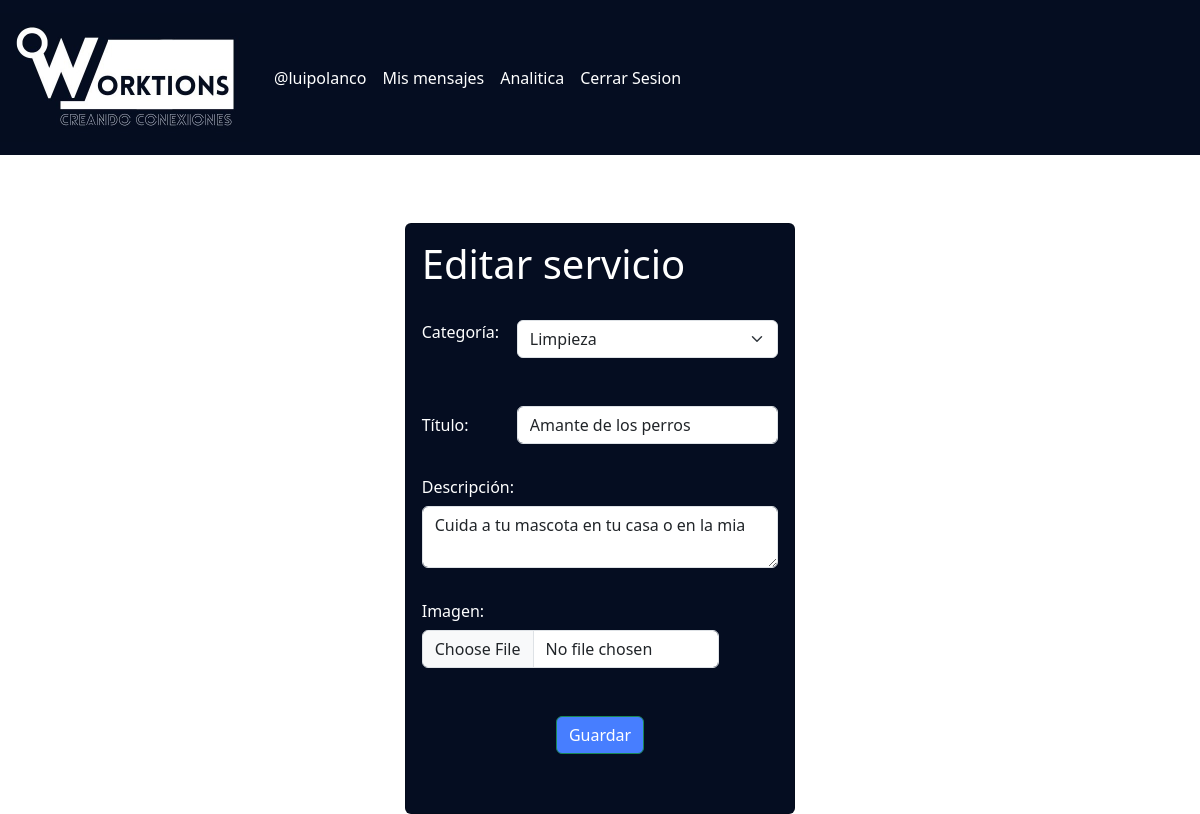
The app's page /edit_service/4 (signed in) with its own data.
### Modules/Services/models.py (models this page shows, shortened)
class User(AbstractBaseUser):
    username = models.CharField('Nombre de usuario',unique = True, max_length=100)
    email = models.EmailField('Correo Electrónico', max_length=254,unique = True)
    name = models.CharField('Nombres', max_length=200, null=True)
    id = models.CharField(max_length=15, primary_key=True)
    date_of_birth = models.DateField(null=True)
    address = models.CharField(max_length = 50, null=True)
    city = models.CharField(max_length =20, null=True)
    barrio = models.CharField(choices=BARRIOS_MED, default="------", max_length=200)
    phone = models.CharField(max_length =15, null=True)
    gender = models.CharField(max_length=15, null=True)
    usuario_activo = models.BooleanField(default = True)
    usuario_administrador = models.BooleanField(default = False)
    objects = UserManager()
    USERNAME_FIELD = 'username'
    REQUIRED_FIELDS = ['name','email', 'id', 'city']

class Service(models.Model):
    id = models.BigAutoField(primary_key=True)
    title= models.CharField(max_length= 50, default='')
    user = models.ForeignKey(User,to_field='id', null= False, blank=False, on_delete=models.CASCADE)
    category = models.CharField(max_length=100, default='', null= False, blank=False)
    description = models.CharField(max_length = 250, default='')
    images = models.ImageField(upload_to="media/services/images", null=True)

### Modules/Services/views.py (the view)
# urls.py: path('edit_service/<id>', servicesViews.edit_service_template,name="edit_service_template"),
@login_required
def edit_service_template(request, id):
    service = Service.objects.get(id=id)
    return render(request, 'edit_service.html', {'service': service})

### Modules/Services/templates/edit_service.html (shortened to what this page needs)
{% extends 'base.html' %}
{% block content %}
<html>
    <head>
        {%load static %}
        <link ref="stylesheet" href="https://cdn.jsdelivr.net/npm/bootstrap@5.3.0-alpha1/dist/css/bootstrap.min.css"
            rel="stylesheet"
>
    </head>
    <body>
        <div class="container mb-3" >
            <div class="row">
                <div style="display: flex; justify-content: center;" >
                    <div class="card" style="width: 35%; height: 75%; margin-top: 20%; background-color: #050d21; color: white; ">
                        <div class="card-body">
                            <h1>Editar servicio</h2>
                            <form action="/edit_service" method="POST" enctype="multipart/form-data">
                                <br>
                                <div class="row">
                                    <div class="col-3" >
                                        <label for="category" value="{{ service.category }}" >Categoría:</label>
                                    </div>
                                    <div class="col-9">
                                        <select name="category" id="category" class="form-select">
                                          <option value="Limpieza">Limpieza</option>
                                        </select>
                                    </div>
                                </div>
                                <br>
                                <br>
                                    <div class="row">
                                        <div class="col-3" >
                                            <label for="title" class=" col-form-label">Título:</label>
                                        </div>
                                        <div class="col-9">
                                            <input type="text" name="title"  value="{{ service.title }}" id="title" class="form-control">
                                        </div>
                                    </div>
                                <br>
                                <label for="description" class=" col-form-label">Descripción:</label>
                                <textarea name="description"  id="description" class="form-control">{{ service.description }}</textarea>
                                <br>
                                <label for="imagen" class=" col-form-label">Imagen:</label>
                                <div class="col-sm-10">
                                    <input type="file" name="images" id="images" class="form-control">
                                </div>
                                <br></br>
                                <div style="display: flex; justify-content: center;">
                                    <button type="submit" class="btn btn-success" id="create-service" style="background-color: #477eff;" >Guardar</button>
                                </div>
                            </form>
                        </div>
                    </div>
                </div>
            </div>
        </div>
    </body>
</html>
{% endblock %}

### Modules/Services/templates/base.html (shortened to what this page needs)
<html>
    <head>
        {%load static %}
        <link ref="stylesheet" href="https://cdn.jsdelivr.net/npm/bootstrap@5.3.0-alpha1/dist/css/bootstrap.min.css"
            rel="stylesheet"
>
    </head>
    <body>
        <nav class="navbar navbar-expand-lg navbar-light justify-content-between" style="background-color: #050d21;" id="header">
            <a class="navbar-brand" href="{% url 'home' %}"><img src="../../../media/media/Logo worktions.jpeg" style="width: 250px;"></a>
            {% if user.is_authenticated %}
            <div class="collapse navbar-collapse" id="navbarTogglerDemo03">
              <ul class="navbar-nav mr-auto mt-2 mt-lg-0">
                  <li class="nav-item">
                    <a class="nav-link" href="{% url 'profile' %}" style="color: white;">@{{ user.username}}</a>
                  </li>
                  <li class="nav-item">
                    <a class="nav-link" href="{% url 'inbox' %}" style="color: white;">Mis mensajes</a>
                  </li>
                  <li class="nav-item">
                    <a class="nav-link" href="{% url 'analitica' %}" style="color: white;">Analitica</a>
                  </li>
                  <li class="nav-item">
                    <a class="nav-link" href="{% url 'logout' %}" style="color: white;">Cerrar Sesion</a>
                  </li>
              </ul>
            </div>
              {% endif %}
          </nav>
          {% block content %}
          {% endblock %}
    </body>
</html>

### Modules/Services/templates/base.html (style rules this page uses)
#header { position: fixed; width: 100%; z-index: 1000; }
.navbar { margin-bottom: 0px !important; }

### records on screen
User: username "luipolanco"
Service: title "Amante de los perros", description "Cuida a tu mascota en tu casa o en la mia"
